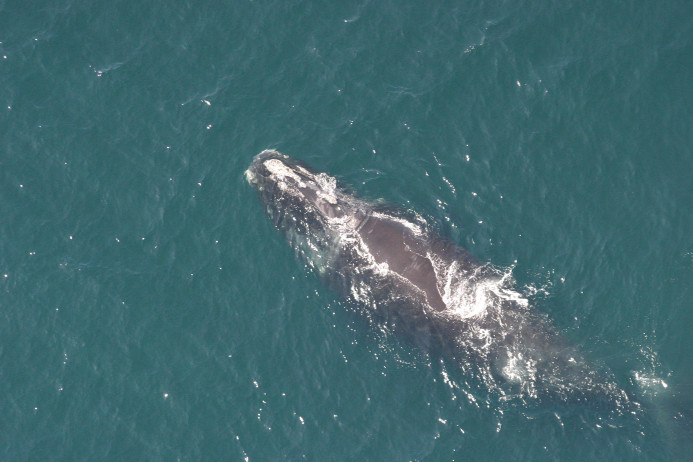
#> input picture samples/sample1.jpg, 693 x 462 px
$ python simplest_cb.py ../samples/sample1.jpg   (Python 2 division)
#> lines starting #> are read from the running program, lines starting #| are printed output that depends on the picture; after the words box and inside, x2 and y2 are one past the last pixel; in counts of white or black regions, pixels touching at a corner belong together
#> further down, img is the input picture: shape (462, 693, 3); mean B, G, R 111.1, 105.3, 66.3
# -*- coding: utf-8 -*-
"""
Created on Sat Nov 14 12:26:23 2015

@author: Usuario
"""

import cv2
import math
import numpy as np
import sys

def apply_mask(matrix, mask, fill_value):
    masked = np.ma.array(matrix, mask=mask, fill_value=fill_value)
    return masked.filled()

def apply_threshold(matrix, low_value, high_value):
    low_mask = matrix < low_value
    matrix = apply_mask(matrix, low_mask, low_value)

    high_mask = matrix > high_value
    matrix = apply_mask(matrix, high_mask, high_value)

    return matrix

def simplest_cb(img, percent):
#> called with percent = 1
    assert img.shape[2] == 3
    assert percent > 0 and percent < 100

    half_percent = percent / 200.0

    channels = cv2.split(img)

    out_channels = []
    for channel in channels:
        assert len(channel.shape) == 2
        # find the low and high precentile values (based on the input percentile)
        height, width = channel.shape
        vec_size = width * height
        flat = channel.reshape(vec_size)

        assert len(flat.shape) == 1

        flat = np.sort(flat)

        n_cols = flat.shape[0]

        low_val  = flat[math.floor(n_cols * half_percent)]
        high_val = flat[math.ceil( n_cols * (1.0 - half_percent))]

        print "Lowval: ", low_val
        print "Highval: ", high_val

        # saturate below the low percentile and above the high percentile
        thresholded = apply_threshold(channel, low_val, high_val)
        # scale the channel
        normalized = cv2.normalize(thresholded, thresholded.copy(), 0, 255, cv2.NORM_MINMAX)
        out_channels.append(normalized)
#> this loop made 3 passes
#> (low_val, high_val) on passes 1 to 3: (92, 238), (81, 240), (46, 244)
#| Lowval:  92
#| Highval:  238
#| Lowval:  81
#| Highval:  240
#| Lowval:  46
#| Highval:  244
#> pass 1, in apply_threshold, `low_mask = matrix < low_value`:
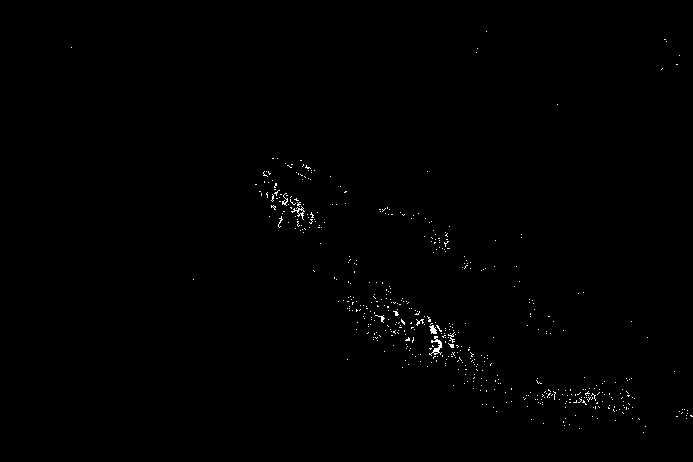
#> low_mask: shape (462, 693) bool; 0.41% white in thin lines or dots, all inside (x1, y1, x2, y2) = (71, 31, 693, 433)
#> pass 1, in apply_mask, `masked = np.ma.array(matrix, mask=mask, fill_value=fill_value)`:
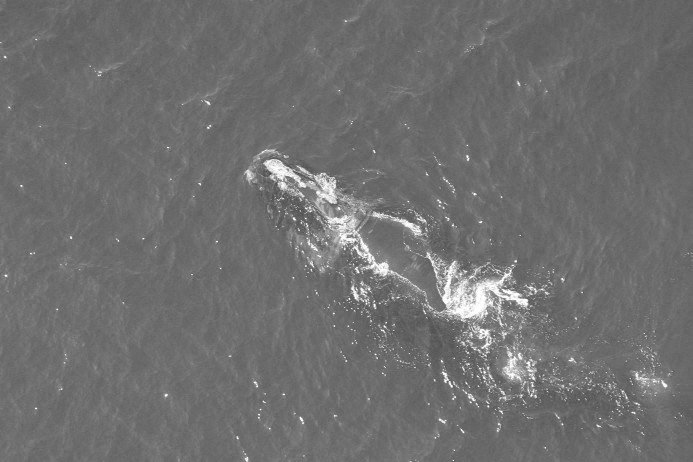
#> masked: shape (462, 693); min 69, max 255, mean 111.1
#> pass 1, in apply_threshold, `high_mask = matrix > high_value`:
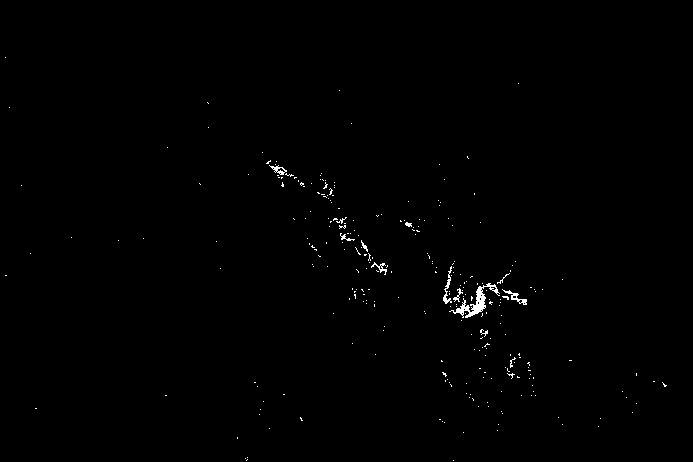
#> high_mask: shape (462, 693) bool; 0.49% white in thin lines or dots, all inside (x1, y1, x2, y2) = (5, 57, 667, 461)
#> after the loop:
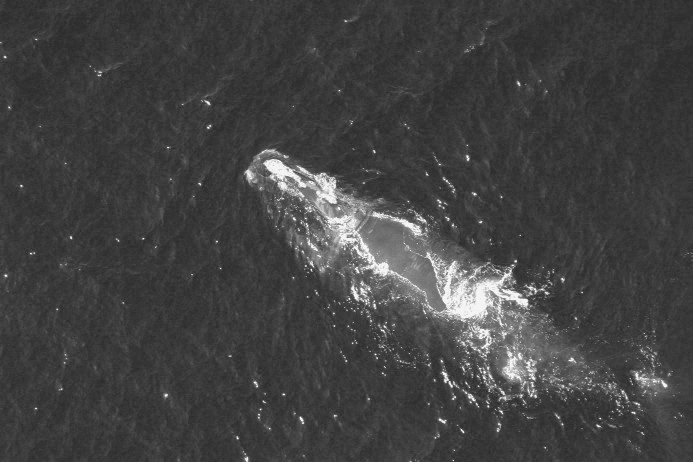
#> thresholded: shape (462, 693); min 46, max 244, mean 66.2
#> after the loop, out_channels = 3 items

    return cv2.merge(out_channels)
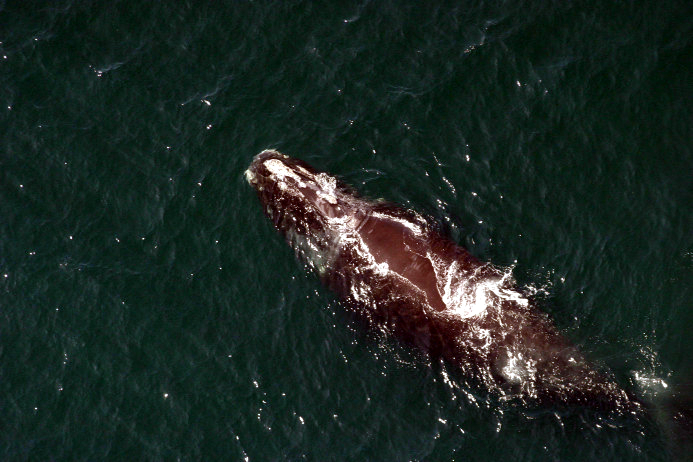
#> returned value: shape (462, 693, 3); mean of channels 0, 1, 2 33.2, 38.8, 26; drawn as B, G, R

if __name__ == '__main__':
    img = cv2.imread(sys.argv[1])
    out = simplest_cb(img, 1)
    cv2.imshow("before", img)
    cv2.imshow("after", out)
    cv2.waitKey(0)

$ run again, on samples/sample3.jpg
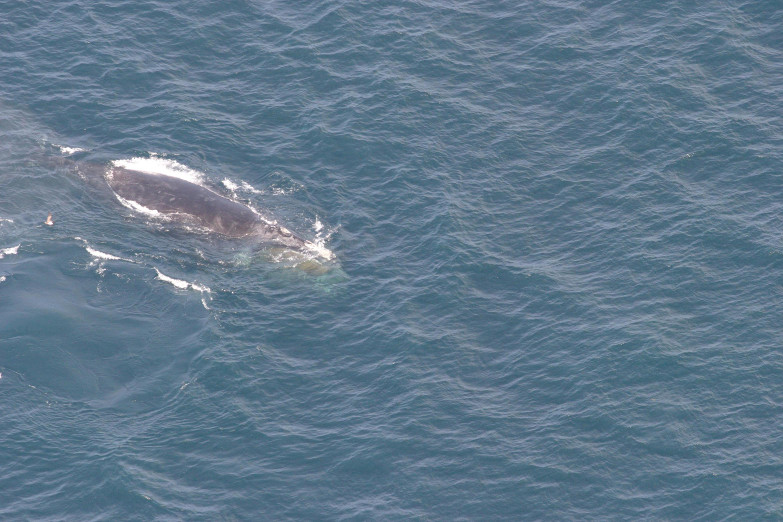
#> input picture samples/sample3.jpg, 783 x 522 px
#> img is the input picture: shape (522, 783, 3); mean B, G, R 140.3, 120.8, 97.1
#> the loop in simplest_cb, `for channel in channels:` made 3 passes
#> (low_val, high_val) on passes 1 to 3: (117, 224), (98, 220), (65, 226)
#> (printed output is left out)
#> after the loop in simplest_cb, `for channel in channels:`:
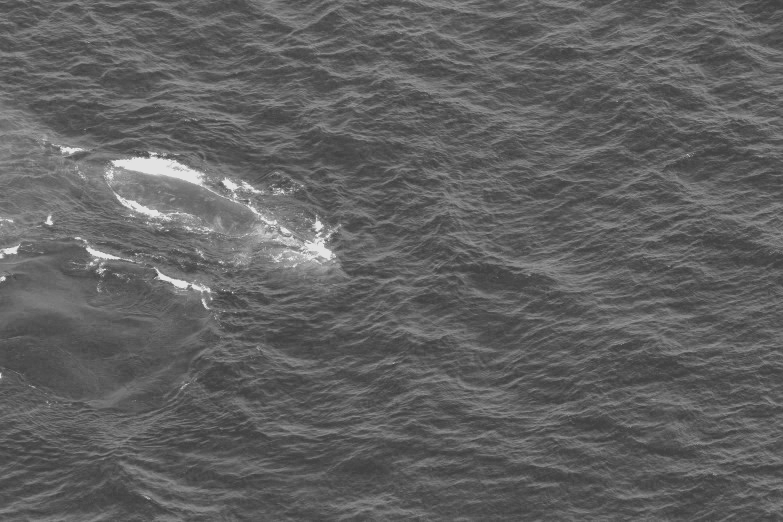
#> thresholded: shape (522, 783); min 65, max 226, mean 97
#> after the loop in simplest_cb, `for channel in channels:`: out_channels = 3 items
#> in simplest_cb, `return cv2.merge(out_channels)`:
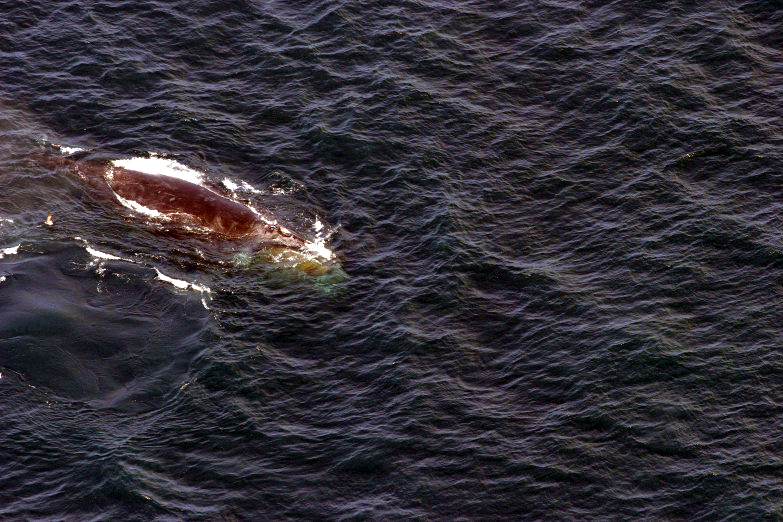
#> returned value: shape (522, 783, 3); mean of channels 0, 1, 2 55.4, 47.4, 50.8; drawn as B, G, R

$ run again, on samples/sample4.jpg
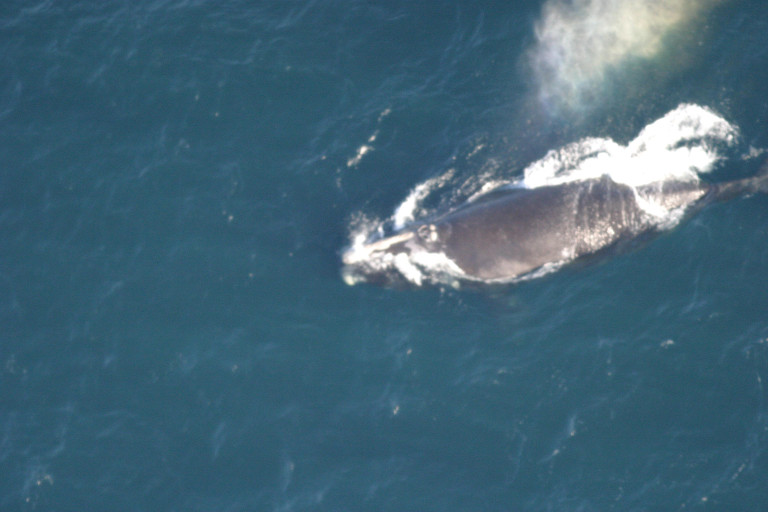
#> input picture samples/sample4.jpg, 768 x 512 px
#> img is the input picture: shape (512, 768, 3); mean B, G, R 119.3, 101.7, 67.3
#> the loop in simplest_cb, `for channel in channels:` made 3 passes
#> low_val on passes 1 to 3: 96, 77, 39
#> (printed output is left out)
#> after the loop in simplest_cb, `for channel in channels:`:
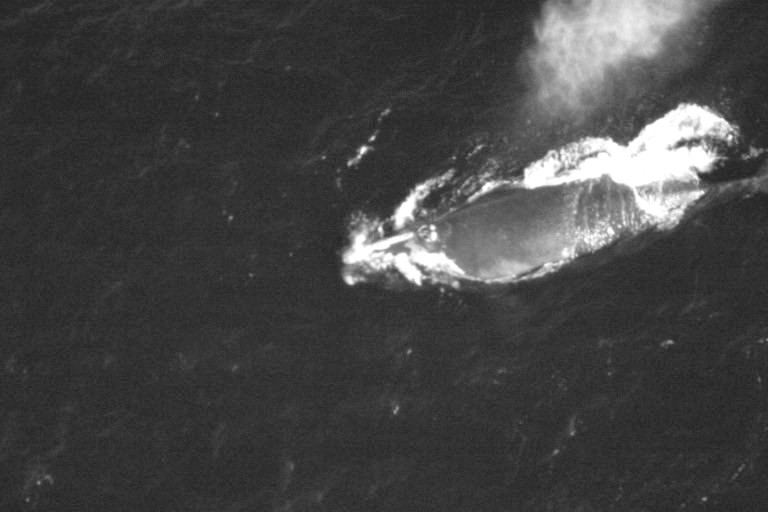
#> thresholded: shape (512, 768); min 39, max 255, mean 67.3
#> after the loop in simplest_cb, `for channel in channels:`: out_channels = 3 items
#> in simplest_cb, `return cv2.merge(out_channels)`:
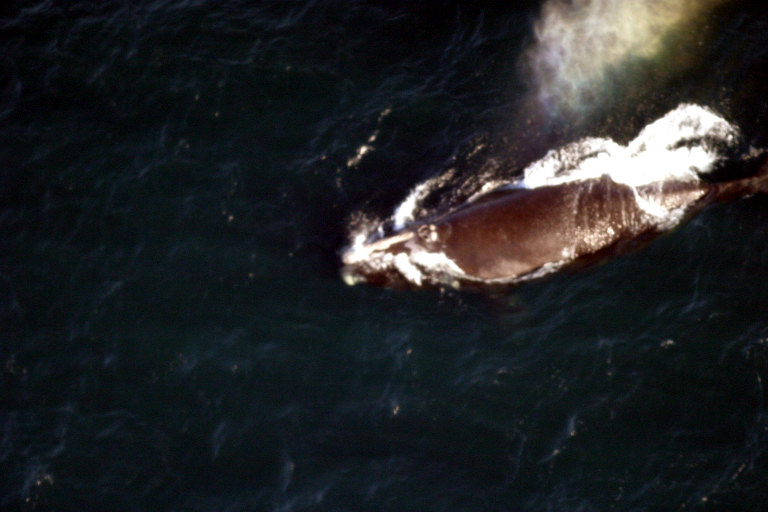
#> returned value: shape (512, 768, 3); mean of channels 0, 1, 2 37.4, 35.3, 33.4; drawn as B, G, R

$ run again, on samples/sample5.jpg
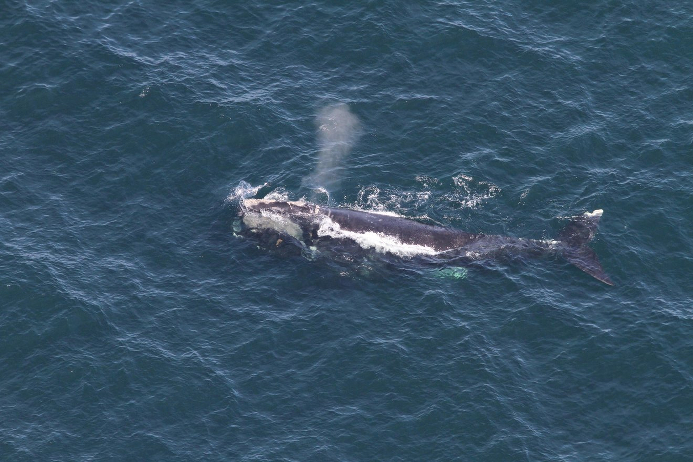
#> input picture samples/sample5.jpg, 693 x 462 px
#> img is the input picture: shape (462, 693, 3); mean B, G, R 102.3, 82.2, 55.7
#> the loop in simplest_cb, `for channel in channels:` made 3 passes
#> (low_val, high_val) on passes 1 to 3: (74, 222), (57, 212), (35, 216)
#> (printed output is left out)
#> after the loop in simplest_cb, `for channel in channels:`:
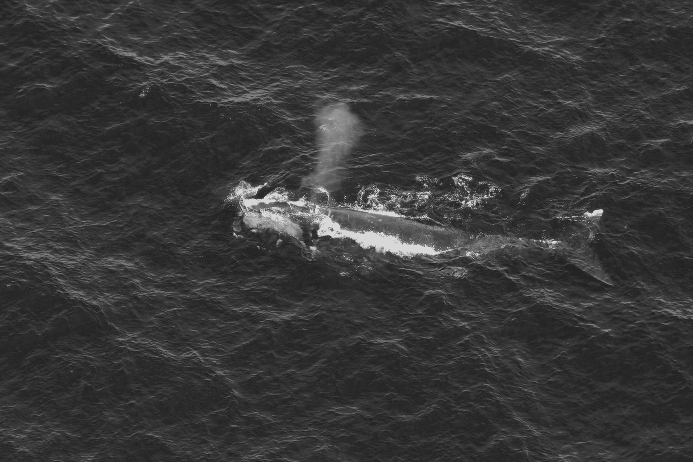
#> thresholded: shape (462, 693); min 35, max 216, mean 55.6
#> after the loop in simplest_cb, `for channel in channels:`: out_channels = 3 items
#> in simplest_cb, `return cv2.merge(out_channels)`:
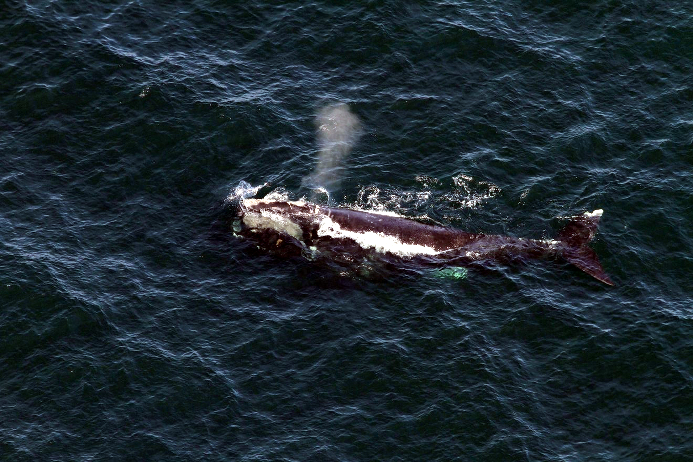
#> returned value: shape (462, 693, 3); mean of channels 0, 1, 2 48.6, 41.3, 28.9; drawn as B, G, R
